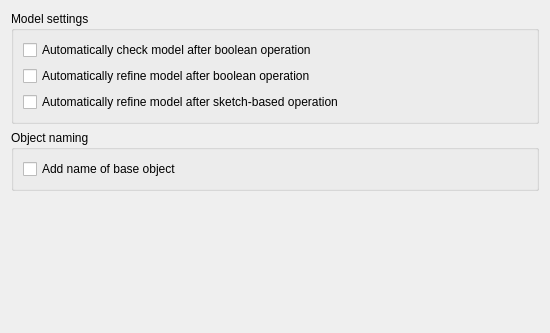
<?xml version="1.0" encoding="UTF-8"?>
<ui version="4.0">
 <class>PartGui::DlgSettingsGeneral</class>
 <widget class="QWidget" name="PartGui::DlgSettingsGeneral">
  <property name="geometry">
   <rect>
    <x>0</x>
    <y>0</y>
    <width>550</width>
    <height>333</height>
   </rect>
  </property>
  <property name="windowTitle">
   <string>General</string>
  </property>
  <layout class="QGridLayout" name="gridLayout_3">
   <item row="0" column="0">
    <widget class="QGroupBox" name="groupBox_2">
     <property name="title">
      <string>Model settings</string>
     </property>
     <layout class="QGridLayout" name="gridLayout">
      <item row="0" column="0">
       <widget class="Gui::PrefCheckBox" name="checkBooleanCheck">
        <property name="text">
         <string>Automatically check model after boolean operation</string>
        </property>
        <property name="prefEntry" stdset="0">
         <cstring>CheckModel</cstring>
        </property>
        <property name="prefPath" stdset="0">
         <cstring>Mod/Part/Boolean</cstring>
        </property>
       </widget>
      </item>
      <item row="1" column="0">
       <widget class="Gui::PrefCheckBox" name="checkBooleanRefine">
        <property name="text">
         <string>Automatically refine model after boolean operation</string>
        </property>
        <property name="prefEntry" stdset="0">
         <cstring>RefineModel</cstring>
        </property>
        <property name="prefPath" stdset="0">
         <cstring>Mod/Part/Boolean</cstring>
        </property>
       </widget>
      </item>
      <item row="2" column="0">
       <widget class="Gui::PrefCheckBox" name="checkSketchBaseRefine">
        <property name="text">
         <string>Automatically refine model after sketch-based operation</string>
        </property>
        <property name="prefEntry" stdset="0">
         <cstring>RefineModel</cstring>
        </property>
        <property name="prefPath" stdset="0">
         <cstring>Mod/PartDesign</cstring>
        </property>
       </widget>
      </item>
     </layout>
    </widget>
   </item>
   <item row="1" column="0">
    <widget class="QGroupBox" name="groupBox_3">
     <property name="title">
      <string>Object naming</string>
     </property>
     <layout class="QGridLayout" name="gridLayout_2">
      <item row="0" column="0">
       <widget class="Gui::PrefCheckBox" name="checkObjectNaming">
        <property name="text">
         <string>Add name of base object</string>
        </property>
        <property name="prefEntry" stdset="0">
         <cstring>AddBaseObjectName</cstring>
        </property>
        <property name="prefPath" stdset="0">
         <cstring>Mod/Part</cstring>
        </property>
       </widget>
      </item>
     </layout>
    </widget>
   </item>
   <item row="2" column="0">
    <spacer>
     <property name="orientation">
      <enum>Qt::Vertical</enum>
     </property>
     <property name="sizeHint" stdset="0">
      <size>
       <width>20</width>
       <height>40</height>
      </size>
     </property>
    </spacer>
   </item>
  </layout>
 </widget>
 <customwidgets>
  <customwidget>
   <class>Gui::PrefCheckBox</class>
   <extends>QCheckBox</extends>
   <header>Gui/PrefWidgets.h</header>
  </customwidget>
 </customwidgets>
 <resources/>
 <connections/>
</ui>
